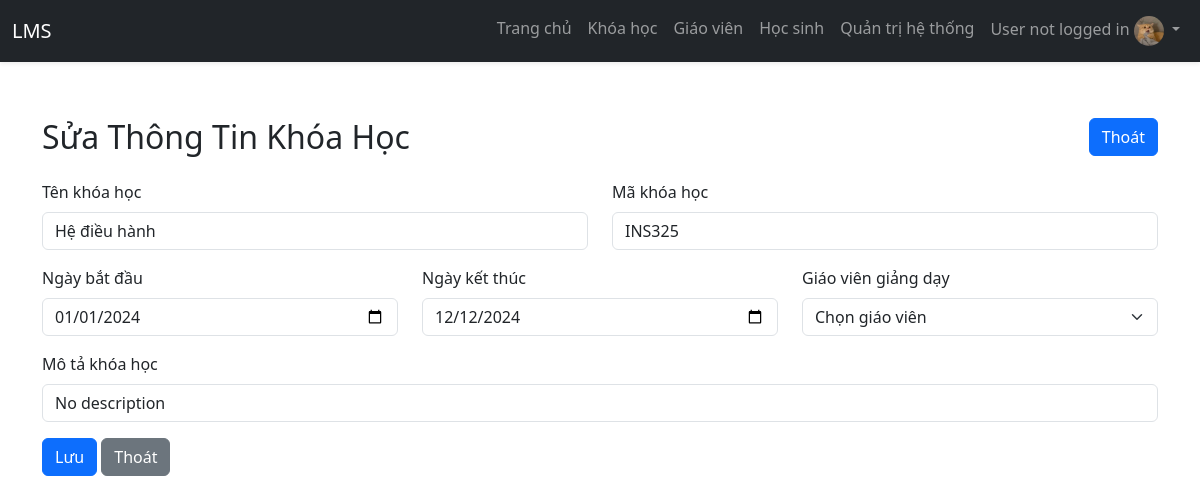
Page /admin/course_edit.php?id=1 on the committed database.
### tables this page shows
CREATE TABLE course
(
    course_id INT PRIMARY KEY NOT NULL AUTO_INCREMENT,
    course_background VARCHAR(255),
    course_code VARCHAR(10) NOT NULL,
    course_name VARCHAR(255) NOT NULL,
    course_description TEXT NOT NULL,
    teacher_id BIGINT NOT NULL,
    start_date DATE NOT NULL,
    end_date DATE NOT NULL,
    status CHAR(1) NOT NULL
);

### admin/course_edit.php (the view, shortened to what this page needs)
<?php
include("layout.php");
include_once("../config/connect.php");
$id = $_GET['id'];
$sql_course = "SELECT * FROM course Where course_id = $id";
$query_course = mysqli_query($dbconnect, $sql_course);
$result = mysqli_fetch_array($query_course);
?>
<!DOCTYPE html>
<html lang="en">
<head>
    <link rel="stylesheet" href="https://cdn.jsdelivr.net/npm/bootstrap@5.3.0/dist/css/bootstrap.min.css">
</head>
<body>
    <div class="container mt-5">
        <div class="row mb-3">
            <div class="col-md-6">
                <h2>Sửa Thông Tin Khóa Học </h2>
            </div>
            <div class="col-md-6">
                <div class="d-flex justify-content-end">
                    <a class="btn btn-primary" href="courses.php">Thoát</a>
                </div>
            </div>
        </div>
        <form action="./pross/c_edit.php?id=<?php echo $id; ?>" method="POST" enctype="multipart/form-data" class="needs-validation" novalidate id="accountForm">
            <div class="row mb-3">
                <div class="col-md-6">
                    <label for="fullName" class="form-label">Tên khóa học</label>
                    <input type="text" class="form-control" id="" name="course_name" required placeholder="Nhập tên khóa học" value="<?php echo $result['course_name'] ?>">
                </div>
                <div class="col-md-6">
                    <label for="idCard" class="form-label">Mã khóa học</label>
                    <input type="text" class="form-control" id="" name="course_code" required placeholder="Nhập mã khóa học" value="<?php echo $result['course_code'] ?>">
                </div>
            </div>
            <div class="row mb-3">
                <div class="col-md-4">
                    <label class="form-label">Ngày bắt đầu</label>
                    <input type="date" class="form-control" name="date_start" id="" required value="<?php echo $result['start_date'] ?>">
                </div>
                <div class="col-md-4">
                    <label class="form-label">Ngày kết thúc</label>
                    <input type="date" class="form-control" name="date_end" id="" required value="<?php echo $result['end_date'] ?>">
                </div>
                <div class="col-md-4">
                    <label class="form-label">Giáo viên giảng dạy</label>
                    <select class="form-select" name="teacher_id" id="" required>
                        <option value="" disabled selected>Chọn giáo viên</option>
                    </select>
                </div>
            </div>
            <div class="row mb-3">
                <div class="col-md-12">
                    <label class="form-label">Mô tả khóa học</label>
                    <input type="text" class="form-control" name="course_description" id="" required placeholder="Thông tin khóa học" value="<?php echo $result['course_description'] ?>">
                </div>
            </div>
            <div class="mb-3">
                <button type="submit" class="btn btn-primary" name="sbm">Lưu</button>
                <a type="button" class="btn btn-secondary" href="courses.php">Thoát</a>
            </div>
        </form>
    </div>
</body>
</html>

### admin/layout.php (style rules this page uses)
body { padding-top: 70px; }

### rows in the picture
course: course_name "Hệ điều hành", course_code "INS325", date_start "01/01/2024", date_end "12/12/2024", course_description "No description"

### other values in the picture
$username_now "User not logged in"
